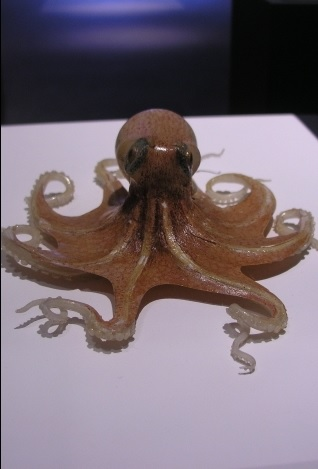
#> input picture Python playground/general_img_classifier/images/Octopus_Far_Front.jpg, 318 x 469 px
$ jupyter execute 'how to SIFT with OpenCV.ipynb'   (shell and % lines are left out)   (Python 2 division)   (older library calls are emulated)
#> lines starting #> are read from the running program, lines starting #| are printed output that depends on the picture
http://ianlondon.github.io/blog/how-to-sift-opencv/
https://gilscvblog.com/2013/08/18/a-short-introduction-to-descriptors/

[cell 1]
import cv2
import numpy as np
import matplotlib.pyplot as plt

print 'OpenCV Version (should be 3.1.0, with nonfree packages installed, for this tutorial):'
print cv2.__version__

# I cropped out each stereo image into its own file.
# You'll have to download the images to run this for yourself
octo_front = cv2.imread('images/Octopus_Far_Front.jpg')
#> octo_front is the input picture: shape (469, 318, 3); mean B, G, R 117.5, 108.2, 121.3
octo_offset = cv2.imread('images/Octopus_Far_Offset.jpg')
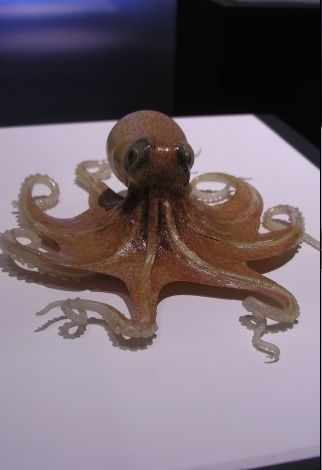
#> input picture Python playground/general_img_classifier/images/Octopus_Far_Offset.jpg, 322 x 470 px
#> octo_offset is the input picture: shape (470, 322, 3); mean B, G, R 112.9, 104.6, 117

def show_rgb_img(img):
    """Convenience function to display a typical color image"""
    return plt.imshow(cv2.cvtColor(img, cv2.CV_32S))

[cell 2]
show_rgb_img(octo_front);

[cell 3]
show_rgb_img(octo_offset);

[cell 4]
def to_gray(color_img):
    gray = cv2.cvtColor(color_img, cv2.COLOR_BGR2GRAY)
    return gray

octo_front_gray = to_gray(octo_front)
octo_offset_gray = to_gray(octo_offset)
#> in to_gray (call 2), `gray = cv2.cvtColor(color_img, cv2.COLOR_BGR2GRAY)`:
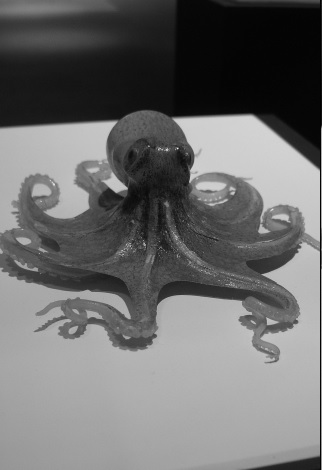
#> gray: shape (470, 322); min 0, max 239, mean 109.2

plt.imshow(octo_front_gray, cmap='gray');

[cell 5]
def gen_sift_features(gray_img):
    sift = cv2.xfeatures2d.SIFT_create()
    # kp is the keypoints
    #
    # desc is the SIFT descriptors, they're 128-dimensional vectors
    # that we can use for our final features
    kp, desc = sift.detectAndCompute(gray_img, None)
#> kp = 345 keypoints; strongest (x, y, size): (126, 184, 6.1), (79, 156, 56.3), (159, 148, 2.2), (288, 125, 17.3)
    return kp, desc

def show_sift_features(gray_img, color_img, kp):
    return plt.imshow(cv2.drawKeypoints(gray_img, kp, color_img.copy()))

# generate SIFT keypoints and descriptors
octo_front_kp, octo_front_desc = gen_sift_features(octo_front_gray)
#> octo_front_kp has the same summary as kp in gen_sift_features
octo_offset_kp, octo_offset_desc = gen_sift_features(octo_offset_gray)
#> in gen_sift_features (call 2), `kp, desc = sift.detectAndCompute(gray_img, None)`: kp = 332 keypoints; strongest (x, y, size): (231, 148, 56.5), (117, 186, 10.4), (106, 127, 10.1), (103, 128, 12.5)
#> octo_offset_kp has the same summary as kp in gen_sift_features

print 'Here are what our SIFT features look like for the front-view octopus image:'
show_sift_features(octo_front_gray, octo_front, octo_front_kp);
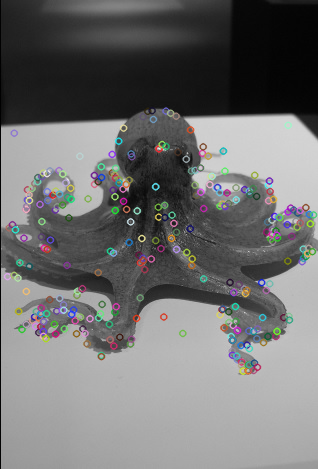
#> shown: shape (469, 318, 3); mean R, G, B 113.4, 113.5, 113.5

We can also visualize how the SIFT features match up each other across the two images.

[cell 6]
# create a BFMatcher object which will match up the SIFT features
bf = cv2.BFMatcher(cv2.NORM_L2, crossCheck=True)

matches = bf.match(octo_front_desc, octo_offset_desc)
#> matches = 190 matches

# Sort the matches in the order of their distance.
matches = sorted(matches, key = lambda x:x.distance)

# draw the top N matches
N_MATCHES = 100

match_img = cv2.drawMatches(
    octo_front, octo_front_kp,
    octo_offset, octo_offset_kp,
    matches[:N_MATCHES], octo_offset.copy(), flags=0)
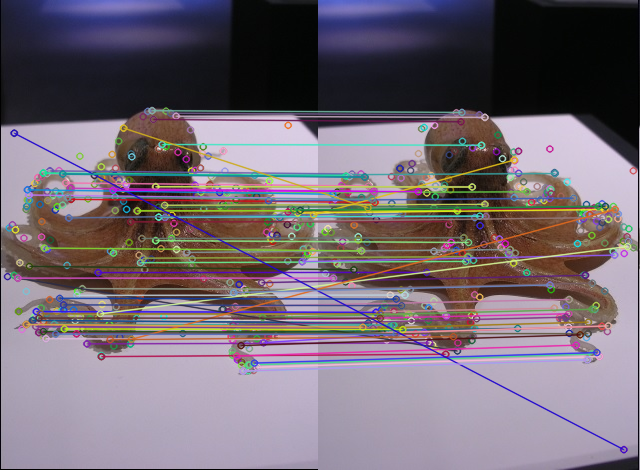
#> match_img: shape (470, 640, 3); mean B, G, R 116.8, 106.6, 117.7

plt.figure(figsize=(12,6))
plt.imshow(match_img);

[cell 7]
print len(octo_front_kp), 'keypoints in the list'
#| 345 keypoints in the list
print octo_front_kp[0]
#> (printed output is left out)

[cell 8]
def explain_keypoint(kp):
    print 'angle\n', kp.angle
    print '\nclass_id\n', kp.class_id
    print '\noctave (image scale where feature is strongest)\n', kp.octave
    print '\npt (x,y)\n', kp.pt
    print '\nresponse (the response by which the most strong keypoints have been selected. Can be used for the further sorting or subsampling)\n', kp.response
    print '\nsize (diameter of the meaningful keypoint neighborhood)\n', kp.size

print 'this is an example of a single SIFT keypoint:\n* * *'
explain_keypoint(octo_front_kp[0])

http://docs.opencv.org/master/d2/d29/classcv_1_1KeyPoint.html#aea339bc868102430087b659cd0709c11

[cell 9]
print 'SIFT descriptors are vectors of shape', octo_front_desc[0].shape
#| SIFT descriptors are vectors of shape (128,)
print 'they look like this:'
octo_front_desc[0]
#> Out = 128 values, max 186 at index 8, min 0 at index 2, mean 21.28

[cell 10]
plt.bar(range(0,128),octo_front_desc[0])
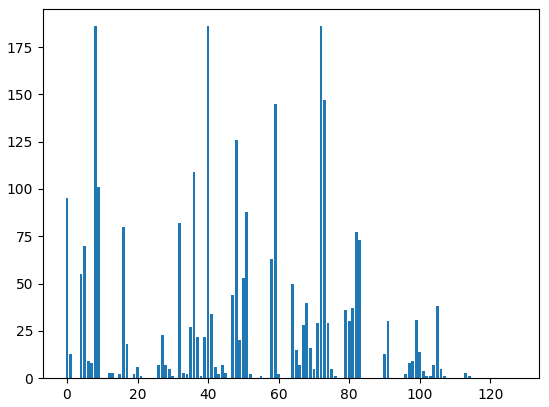
#> figure drawn by matplotlib, 1 panel

[cell 11]
#visualized another way:
plt.imshow(octo_front_desc[0].reshape(16,8), interpolation='none');
plt.colorbar()
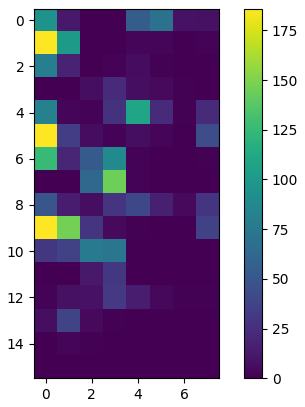
#> figure drawn by matplotlib, 2 panels

[cell 12]
def show_sift_features(gray_img, color_img, kp):
    return plt.imshow(cv2.drawKeypoints(gray_img, kp, color_img.copy(),flags=cv2.DRAW_MATCHES_FLAGS_DRAW_RICH_KEYPOINTS))

print 'Show individual keyppoint:'
kps = octo_front_kp[0:10]
#> kps = 10 keypoints; (x, y, size): (14, 133, 13.3), (7, 276, 6.9), (18, 311, 3.3), (17, 278, 2.4), (17, 278, 2.4), (15, 229, 6), (14, 275, 2.1), (14, 275, 2.1), (9, 227, 2), (12, 224, 3.1)
kps = sorted(octo_front_kp,key=lambda kp: kp.response, reverse=True)
#> kps = 345 keypoints; strongest (x, y, size): (126, 184, 6.1), (79, 156, 56.3), (159, 148, 2.2), (288, 125, 17.3)
#kps = kps[0:10]
#kps = kps[0:10]
show_sift_features(octo_front_gray, octo_front, kps)

[cell 13]
# create a BFMatcher object which will match up the SIFT features
bf = cv2.BFMatcher(cv2.NORM_L2, crossCheck=True)

matches = bf.match(octo_front_desc, octo_offset_desc)

# Sort the matches in the order of their distance.
matches = sorted(matches, key = lambda x:x.distance)

# draw the top N matches
N_MATCHES = 100

match_img = cv2.drawMatches(
    octo_front, octo_front_kp,
    octo_offset, octo_offset_kp,
    matches[:N_MATCHES], octo_offset.copy(), flags=cv2.DRAW_MATCHES_FLAGS_DRAW_RICH_KEYPOINTS)
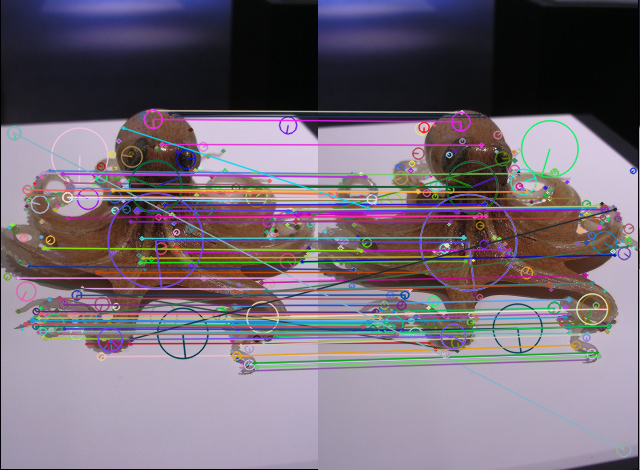
#> match_img: shape (470, 640, 3); mean B, G, R 118.5, 106.6, 117.5

plt.figure(figsize=(12,6))
plt.imshow(match_img);

http://docs.opencv.org/3.1.0/da/df5/tutorial_py_sift_intro.html

[cell 14]
import cv2
import numpy as np
img = cv2.imread('images/home.jpg')
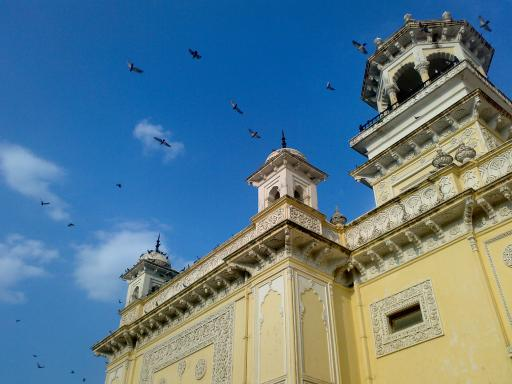
#> input picture Python playground/general_img_classifier/images/home.jpg, 512 x 384 px
#> img is the input picture: shape (384, 512, 3); mean B, G, R 141.2, 123.9, 91.6
#gray= cv2.cvtColor(img,cv2.COLOR_BGR2GRAY)
gray = to_gray(img)
#> in to_gray (call 3), `gray = cv2.cvtColor(color_img, cv2.COLOR_BGR2GRAY)`:
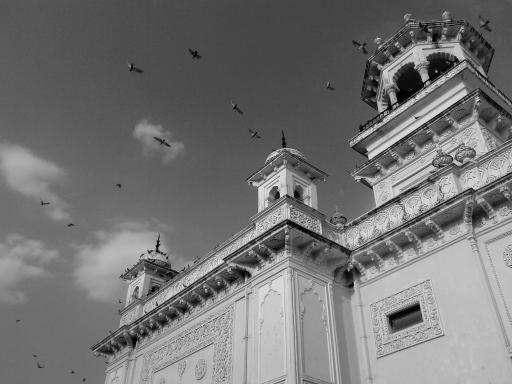
#> gray: shape (384, 512); min 0, max 252, mean 116.2
plt.imshow(gray, cmap='gray')

[cell 15]
sift = cv2.xfeatures2d.SIFT_create()
kp = sift.detect(gray,None)
#> kp = 885 keypoints; strongest (x, y, size): (404, 317, 19.1), (408, 83, 17.5), (158, 241, 1.8), (157, 246, 2.4)

img_kps=cv2.drawKeypoints(gray,kp,gray.copy(), flags=cv2.DRAW_MATCHES_FLAGS_DRAW_RICH_KEYPOINTS)
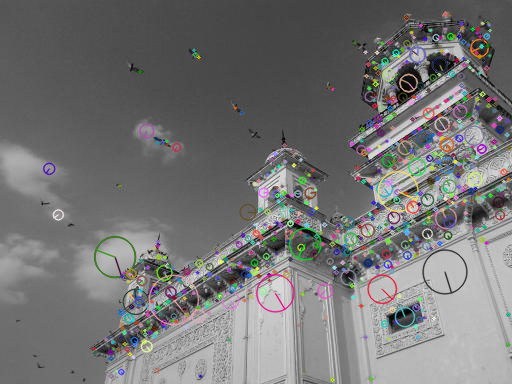
#> img_kps: shape (384, 512, 3); mean of channels 0, 1, 2 116.5, 116.6, 116.7; drawn as B, G, R
plt.imshow(img_kps, cmap='gray')
